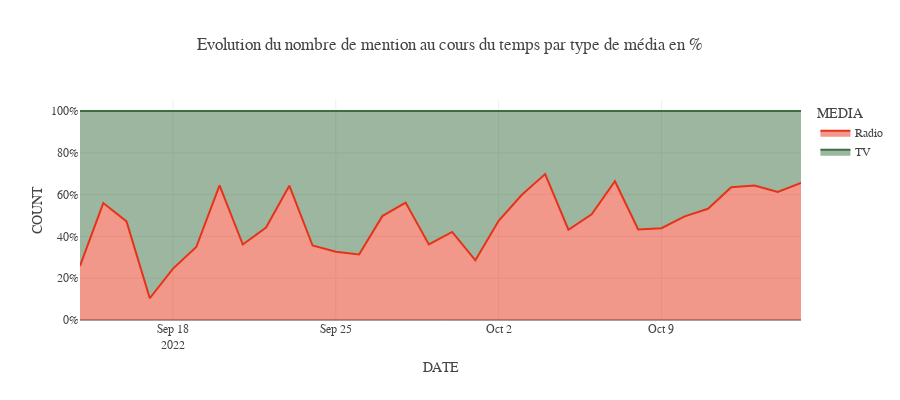

Notebook source saved alongside this figure:
### Code cell
freq = "D"

count = (
    data.set_index(["DATE"])
    .groupby([pd.Grouper(freq = freq),"MEDIA"],as_index = True)
    ["COUNT"].sum()
    .reset_index()
)

fig = px.area(count,
             x = "DATE",y = "COUNT",color = "MEDIA",groupnorm='fraction',
             title = "Evolution du nombre de mention au cours du temps par type de média en %",height = 400,color_discrete_sequence=SMALL_SEQUENCE2,
)
fig.update_layout(yaxis_tickformat='0%') 
fig.show()

### Figure 1 — Plotly figure (JSON) as saved in the notebook; plotly's stock layout.template omitted (floating-point values rounded to 4 significant figures)
{"data": [{"fillpattern": {"shape": ""}, "groupnorm": "fraction", "hovertemplate": "MEDIA=Radio<br>DATE=%{x}<br>COUNT=%{y}<extra></extra>", "legendgroup": "Radio", "line": {"color": "rgb(230, 50, 24)"}, "marker": {"symbol": "circle"}, "mode": "lines", "name": "Radio", "orientation": "v", "showlegend": true, "stackgroup": "1", "type": "scatter", "x": ["2022-09-14T00:00:00", "2022-09-15T00:00:00", "2022-09-16T00:00:00", "2022-09-17T00:00:00", "2022-09-18T00:00:00", "2022-09-19T00:00:00", "2022-09-20T00:00:00", "2022-09-21T00:00:00", "2022-09-22T00:00:00", "2022-09-23T00:00:00", "2022-09-24T00:00:00", "2022-09-25T00:00:00", "2022-09-26T00:00:00", "2022-09-27T00:00:00", "2022-09-28T00:00:00", "2022-09-29T00:00:00", "2022-09-30T00:00:00", "2022-10-01T00:00:00", "2022-10-02T00:00:00", "2022-10-03T00:00:00", "2022-10-04T00:00:00", "2022-10-05T00:00:00", "2022-10-06T00:00:00", "2022-10-07T00:00:00", "2022-10-08T00:00:00", "2022-10-09T00:00:00", "2022-10-10T00:00:00", "2022-10-11T00:00:00", "2022-10-12T00:00:00", "2022-10-13T00:00:00", "2022-10-14T00:00:00", "2022-10-15T00:00:00"], "xaxis": "x", "y": [46, 94, 108, 18, 47, 73, 199, 95, 120, 216, 57, 47, 86, 85, 163, 93, 99, 38, 57, 118, 162, 114, 168, 241, 71, 72, 182, 166, 122, 292, 133, 42], "yaxis": "y"}, {"fillpattern": {"shape": ""}, "groupnorm": "fraction", "hovertemplate": "MEDIA=TV<br>DATE=%{x}<br>COUNT=%{y}<extra></extra>", "legendgroup": "TV", "line": {"color": "rgb(59, 111, 66)"}, "marker": {"symbol": "circle"}, "mode": "lines", "name": "TV", "orientation": "v", "showlegend": true, "stackgroup": "1", "type": "scatter", "x": ["2022-09-14T00:00:00", "2022-09-15T00:00:00", "2022-09-16T00:00:00", "2022-09-17T00:00:00", "2022-09-18T00:00:00", "2022-09-19T00:00:00", "2022-09-20T00:00:00", "2022-09-21T00:00:00", "2022-09-22T00:00:00", "2022-09-23T00:00:00", "2022-09-24T00:00:00", "2022-09-25T00:00:00", "2022-09-26T00:00:00", "2022-09-27T00:00:00", "2022-09-28T00:00:00", "2022-09-29T00:00:00", "2022-09-30T00:00:00", "2022-10-01T00:00:00", "2022-10-02T00:00:00", "2022-10-03T00:00:00", "2022-10-04T00:00:00", "2022-10-05T00:00:00", "2022-10-06T00:00:00", "2022-10-07T00:00:00", "2022-10-08T00:00:00", "2022-10-09T00:00:00", "2022-10-10T00:00:00", "2022-10-11T00:00:00", "2022-10-12T00:00:00", "2022-10-13T00:00:00", "2022-10-14T00:00:00", "2022-10-15T00:00:00"], "xaxis": "x", "y": [132, 74, 121, 155, 144, 136, 110, 168, 151, 120, 103, 97, 188, 86, 127, 164, 136, 95, 63, 79, 70, 150, 164, 122, 93, 92, 185, 146, 70, 162, 84, 22], "yaxis": "y"}], "layout": {"height": 400, "legend": {"title": {"text": "MEDIA"}, "tracegroupgap": 0}, "title": {"text": "Evolution du nombre de mention au cours du temps par type de média en %"}, "xaxis": {"anchor": "y", "domain": [0, 1], "title": {"text": "DATE"}}, "yaxis": {"anchor": "x", "domain": [0, 1], "tickformat": "0%", "title": {"text": "COUNT"}}}}
